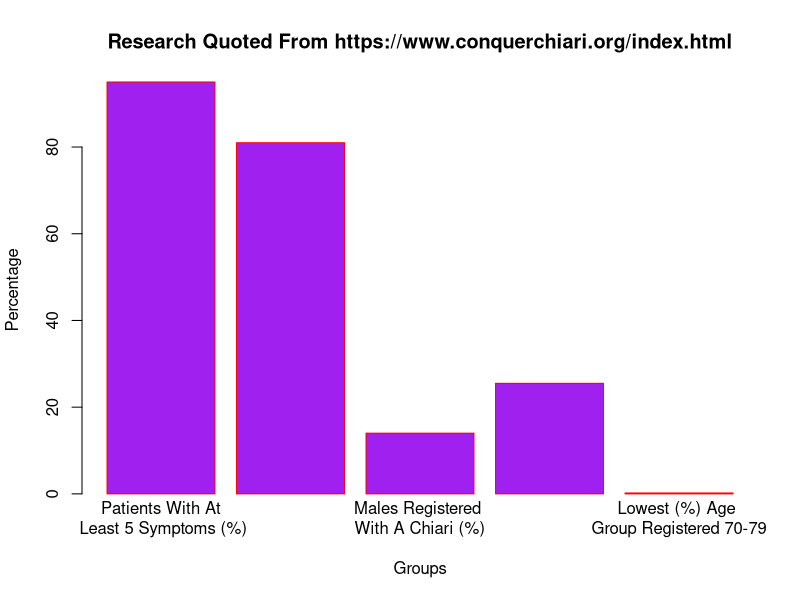

The R script that drew this image:
H <- c(95,81,14,25.5,0.2)
M <- c("\nPatients With At\n Least 5 Symptoms (%)","Females Registered\n With A Chiari (%)","Males Registered \nWith A Chiari (%)","\nAged 40-49 Highest (%) \nAge Group Registered","\nLowest (%) Age \nGroup Registered 70-79")


barplot(H,names.arg=M,xlab="Groups",ylab="Percentage",col="purple",
        main="Research Quoted From https://www.conquerchiari.org/index.html",border="red")